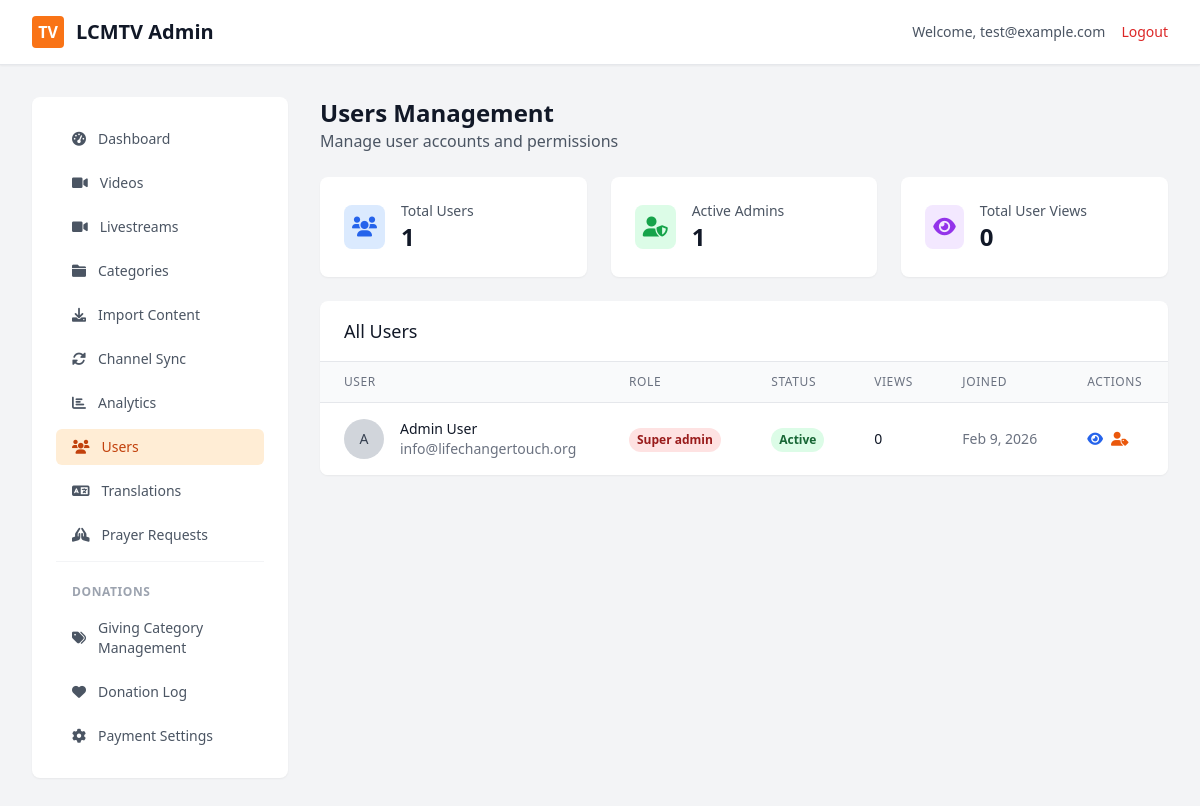
/admin/index.php?page=users (signed in), run on an earlier commit of the app's database.
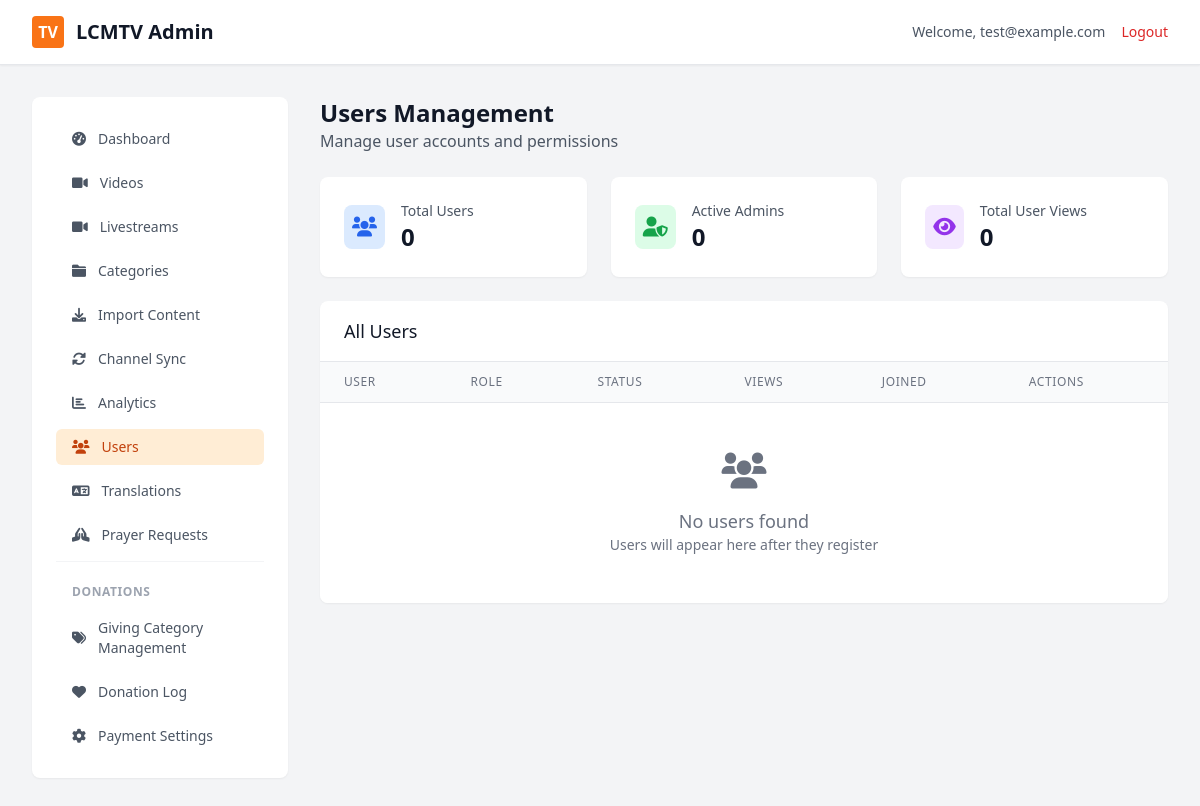
And on a later commit of the database.
### tables this page shows
CREATE TABLE users (
    id INT PRIMARY KEY AUTO_INCREMENT,
    email VARCHAR(255) UNIQUE NOT NULL,
    password_hash VARCHAR(255) NOT NULL,
    first_name VARCHAR(100),
    last_name VARCHAR(100),
    role ENUM('user', 'admin', 'super_admin') DEFAULT 'user',
    is_active BOOLEAN DEFAULT TRUE,
    watch_history TEXT,  
    favorites TEXT,  
    my_channels TEXT,  
    created_at TIMESTAMP DEFAULT CURRENT_TIMESTAMP,
    updated_at TIMESTAMP DEFAULT CURRENT_TIMESTAMP ON UPDATE CURRENT_TIMESTAMP
);

### admin/pages/users.php (the view, shortened to what this page needs)
<?php
$conn = getDBConnection();
$result = $conn->query("
    SELECT id, email, first_name, last_name, role, is_active, created_at,
           (SELECT COUNT(*) FROM video_stats WHERE user_id = users.id) as total_views
    FROM users
    ORDER BY created_at DESC
");
$users = [];
while ($row = $result->fetch_assoc()) {
    $users[] = $row;
}
$totalUsers = count($users);
?>
<div class="space-y-6">
    <div class="flex items-center justify-between">
        <div>
            <h1 class="text-2xl font-bold text-gray-900">Users Management</h1>
            <p class="text-gray-600">Manage user accounts and permissions</p>
        </div>
    </div>
    <div class="grid grid-cols-1 md:grid-cols-3 gap-6">
        <div class="bg-white rounded-lg shadow-sm p-6">
            <div class="flex items-center">
                <div class="p-2 bg-blue-100 rounded-lg">
                    <i class="fas fa-users text-blue-600 text-xl"></i>
                </div>
                <div class="ml-4">
                    <p class="text-sm font-medium text-gray-600">Total Users</p>
                    <p class="text-2xl font-semibold text-gray-900"><?php echo $totalUsers; ?></p>
                </div>
            </div>
        </div>
        <div class="bg-white rounded-lg shadow-sm p-6">
            <div class="flex items-center">
                <div class="p-2 bg-green-100 rounded-lg">
                    <i class="fas fa-user-shield text-green-600 text-xl"></i>
                </div>
                <div class="ml-4">
                    <p class="text-sm font-medium text-gray-600">Active Admins</p>
                    <p class="text-2xl font-semibold text-gray-900">
                        <?php echo count(array_filter($users, function($u) { return $u['role'] === 'admin' || $u['role'] === 'super_admin'; })); ?>
                    </p>
                </div>
            </div>
        </div>
        <div class="bg-white rounded-lg shadow-sm p-6">
            <div class="flex items-center">
                <div class="p-2 bg-purple-100 rounded-lg">
                    <i class="fas fa-eye text-purple-600 text-xl"></i>
                </div>
                <div class="ml-4">
                    <p class="text-sm font-medium text-gray-600">Total User Views</p>
                    <p class="text-2xl font-semibold text-gray-900">
                        <?php echo number_format(array_sum(array_column($users, 'total_views'))); ?>
                    </p>
                </div>
            </div>
        </div>
    </div>
    <div class="bg-white rounded-lg shadow-sm overflow-hidden">
        <div class="px-6 py-4 border-b border-gray-200">
            <h3 class="text-lg font-medium text-gray-900">All Users</h3>
        </div>
        <div class="overflow-x-auto">
            <table class="min-w-full divide-y divide-gray-200">
                <thead class="bg-gray-50">
                    <tr>
                        <th class="px-6 py-3 text-left text-xs font-medium text-gray-500 uppercase tracking-wider">User</th>
                        <th class="px-6 py-3 text-left text-xs font-medium text-gray-500 uppercase tracking-wider">Role</th>
                        <th class="px-6 py-3 text-left text-xs font-medium text-gray-500 uppercase tracking-wider">Status</th>
                        <th class="px-6 py-3 text-left text-xs font-medium text-gray-500 uppercase tracking-wider">Views</th>
                        <th class="px-6 py-3 text-left text-xs font-medium text-gray-500 uppercase tracking-wider">Joined</th>
                        <th class="px-6 py-3 text-left text-xs font-medium text-gray-500 uppercase tracking-wider">Actions</th>
                    </tr>
                </thead>
                <tbody class="bg-white divide-y divide-gray-200">
                    <?php if (empty($users)): ?>
                    <tr>
                        <td colspan="6" class="px-6 py-12 text-center text-gray-500">
                            <i class="fas fa-users text-4xl mb-4"></i>
                            <p class="text-lg">No users found</p>
                            <p class="text-sm">Users will appear here after they register</p>
                        </td>
                    </tr>
                    <?php else: ?>
                    <?php foreach ($users as $user): ?>
                    <tr class="hover:bg-gray-50">
                        <td class="px-6 py-4 whitespace-nowrap">
                            <div class="flex items-center">
                                <div class="flex-shrink-0 h-10 w-10">
                                    <div class="h-10 w-10 rounded-full bg-gray-300 flex items-center justify-center">
                                        <span class="text-sm font-medium text-gray-700">
                                            <?php echo strtoupper(substr($user['first_name'] ?: $user['email'], 0, 1)); ?>
                                        </span>
                                    </div>
                                </div>
                                <div class="ml-4">
                                    <div class="text-sm font-medium text-gray-900">
                                        <?php echo htmlspecialchars(($user['first_name'] || $user['last_name']) ?
                                            trim($user['first_name'] . ' ' . $user['last_name']) :
                                            'No name'); ?>
                                    </div>
                                    <div class="text-sm text-gray-500">
                                        <?php echo htmlspecialchars($user['email']); ?>
                                    </div>
                                </div>
                            </div>
                        </td>
                        <td class="px-6 py-4 whitespace-nowrap">
                            <span class="inline-flex px-2 py-1 text-xs font-semibold rounded-full <?php
                                echo $user['role'] === 'super_admin' ? 'bg-red-100 text-red-800' :
                                     ($user['role'] === 'admin' ? 'bg-yellow-100 text-yellow-800' :
                                      'bg-blue-100 text-blue-800');
                            ?>">
                                <?php echo ucfirst(str_replace('_', ' ', $user['role'])); ?>
                            </span>
                        </td>
                        <td class="px-6 py-4 whitespace-nowrap">
                            <span class="inline-flex px-2 py-1 text-xs font-semibold rounded-full <?php
                                echo $user['is_active'] ? 'bg-green-100 text-green-800' : 'bg-red-100 text-red-800';
                            ?>">
                                <?php echo $user['is_active'] ? 'Active' : 'Inactive'; ?>
                            </span>
                        </td>
                        <td class="px-6 py-4 whitespace-nowrap text-sm text-gray-900">
                            <?php echo number_format($user['total_views']); ?>
                        </td>
                        <td class="px-6 py-4 whitespace-nowrap text-sm text-gray-500">
                            <?php echo date('M j, Y', strtotime($user['created_at'])); ?>
                        </td>
                        <td class="px-6 py-4 whitespace-nowrap text-sm font-medium">
                            <div class="flex space-x-2">
                                <button
                                    onclick="viewUserDetails(<?php echo $user['id']; ?>)"
                                    class="text-blue-600 hover:text-blue-900"
                                    title="View Details"
                                >
                                    <i class="fas fa-eye"></i>
                                </button>
                                <button
                                    onclick="openRoleModal(<?php echo $user['id']; ?>, '<?php echo $user['role']; ?>', '<?php echo addslashes($user['first_name'] . ' ' . $user['last_name']); ?>')"
                                    class="text-orange-600 hover:text-orange-900"
                                    title="Change Role"
                                >
                                    <i class="fas fa-user-tag"></i>
                                </button>
                            </div>
                        </td>
                    </tr>
                    <?php endforeach; ?>
                    <?php endif; ?>
                </tbody>
            </table>
        </div>
    </div>
</div>

### admin/index.php (shortened to what this page needs)
<?php
$page = $_GET['page'] ?? 'dashboard';
?>
<!DOCTYPE html>
<html lang="en">
<head>
    <script src="https://cdn.tailwindcss.com"></script>
    <link href="https://cdnjs.cloudflare.com/ajax/libs/font-awesome/6.0.0/css/all.min.css" rel="stylesheet">
</head>
<body class="bg-gray-100">
    <header class="bg-white shadow-sm border-b">
        <div class="max-w-7xl mx-auto px-4 sm:px-6 lg:px-8">
            <div class="flex justify-between items-center py-4">
                <div class="flex items-center">
                    <div class="w-8 h-8 bg-orange-500 rounded flex items-center justify-center mr-3">
                        <span class="text-white font-bold">TV</span>
                    </div>
                    <h1 class="text-xl font-bold text-gray-900">LCMTV Admin</h1>
                </div>
                <div class="flex items-center space-x-4">
                    <span class="text-sm text-gray-600">Welcome, <?php echo htmlspecialchars($_SESSION['admin_email']); ?></span>
                    <a href="logout.php" class="text-sm text-red-600 hover:text-red-800">Logout</a>
                </div>
            </div>
        </div>
    </header>
    <div class="max-w-7xl mx-auto px-4 sm:px-6 lg:px-8 py-8">
        <div class="flex">
            <nav class="w-64 mr-8">
                <div class="bg-white rounded-lg shadow-sm p-6">
                    <ul class="space-y-2">
                        <li>
                            <a href="?page=dashboard" class="flex items-center px-4 py-2 text-sm font-medium rounded-md <?php echo $page === 'dashboard' ? 'bg-orange-100 text-orange-700' : 'text-gray-600 hover:bg-gray-50'; ?>">
                                <i class="fas fa-tachometer-alt mr-3"></i> Dashboard
                            </a>
                        </li>
                        <li>
                            <a href="?page=videos" class="flex items-center px-4 py-2 text-sm font-medium rounded-md <?php echo $page === 'videos' ? 'bg-orange-100 text-orange-700' : 'text-gray-600 hover:bg-gray-50'; ?>">
                                <i class="fas fa-video mr-3"></i> Videos
                            </a>
                        </li>
                        <li>
                            <a href="?page=livestreams" class="flex items-center px-4 py-2 text-sm font-medium rounded-md <?php echo $page === 'livestreams' ? 'bg-orange-100 text-orange-700' : 'text-gray-600 hover:bg-gray-50'; ?>">
                                <i class="fas fa-video-camera mr-3"></i> Livestreams
                            </a>
                        </li>
                        <li>
                            <a href="?page=categories" class="flex items-center px-4 py-2 text-sm font-medium rounded-md <?php echo $page === 'categories' ? 'bg-orange-100 text-orange-700' : 'text-gray-600 hover:bg-gray-50'; ?>">
                                <i class="fas fa-folder mr-3"></i> Categories
                            </a>
                        </li>
                        <li>
                            <a href="?page=import" class="flex items-center px-4 py-2 text-sm font-medium rounded-md <?php echo $page === 'import' ? 'bg-orange-100 text-orange-700' : 'text-gray-600 hover:bg-gray-50'; ?>">
                                <i class="fas fa-download mr-3"></i> Import Content
                            </a>
                        </li>
                        <li>
                            <a href="?page=channel-sync" class="flex items-center px-4 py-2 text-sm font-medium rounded-md <?php echo $page === 'channel-sync' ? 'bg-green-100 text-green-700' : 'text-gray-600 hover:bg-gray-50'; ?>">
                                <i class="fas fa-sync-alt mr-3"></i> Channel Sync
                            </a>
                        </li>
                        <li>
                            <a href="?page=analytics" class="flex items-center px-4 py-2 text-sm font-medium rounded-md <?php echo $page === 'analytics' ? 'bg-orange-100 text-orange-700' : 'text-gray-600 hover:bg-gray-50'; ?>">
                                <i class="fas fa-chart-bar mr-3"></i> Analytics
                            </a>
                        </li>
                        <li>
                            <a href="?page=users" class="flex items-center px-4 py-2 text-sm font-medium rounded-md <?php echo $page === 'users' ? 'bg-orange-100 text-orange-700' : 'text-gray-600 hover:bg-gray-50'; ?>">
                                <i class="fas fa-users mr-3"></i> Users
                            </a>
                        </li>
                        <li>
                            <a href="?page=translations" class="flex items-center px-4 py-2 text-sm font-medium rounded-md <?php echo $page === 'translations' ? 'bg-green-100 text-green-700' : 'text-gray-600 hover:bg-gray-50'; ?>">
                                <i class="fas fa-language mr-3"></i> Translations
                            </a>
                        </li>
                        <li>
                            <a href="?page=prayer-requests" class="flex items-center px-4 py-2 text-sm font-medium rounded-md <?php echo $page === 'prayer-requests' ? 'bg-purple-100 text-purple-700' : 'text-gray-600 hover:bg-gray-50'; ?>">
                                <i class="fas fa-hands-praying mr-3"></i> Prayer Requests
                            </a>
                        </li>
                        <li class="pt-4 mt-4 border-t border-gray-100">
                            <span class="px-4 text-xs font-semibold text-gray-400 uppercase tracking-wider">Donations</span>
                        </li>
                        <li>
                            <a href="?page=giving-categories" class="flex items-center px-4 py-2 text-sm font-medium rounded-md <?php echo $page === 'giving-categories' ? 'bg-orange-100 text-orange-700' : 'text-gray-600 hover:bg-gray-50'; ?>">
                                <i class="fas fa-tags mr-3"></i> Giving Category Management
                            </a>
                        </li>
                        <li>
                            <a href="?page=donations" class="flex items-center px-4 py-2 text-sm font-medium rounded-md <?php echo $page === 'donations' ? 'bg-orange-100 text-orange-700' : 'text-gray-600 hover:bg-gray-50'; ?>">
                                <i class="fas fa-heart mr-3"></i> Donation Log
                            </a>
                        </li>
                        <li>
                            <a href="?page=payment-settings" class="flex items-center px-4 py-2 text-sm font-medium rounded-md <?php echo $page === 'payment-settings' ? 'bg-orange-100 text-orange-700' : 'text-gray-600 hover:bg-gray-50'; ?>">
                                <i class="fas fa-cog mr-3"></i> Payment Settings
                            </a>
                        </li>
                    </ul>
                </div>
            </nav>
            <main class="flex-1">
                <?php
                switch ($page) {
                    case 'users':
                        include 'pages/users.php';
                        break;
                }
                ?>
            </main>
        </div>
    </div>
</body>
</html>

What changed in the data, as far as the page shows it:
removed users: role "1", first_name "A", first_name+last_name "Admin User", email "info@lifechangertouch.org", role "Super admin", is_active "Active", total_views "0", created_at "Feb 9, 2026"
Also different on the page:
$totalUsers: "1" → "0"
text now shown: "0 No users found Users will appear here after they register"
